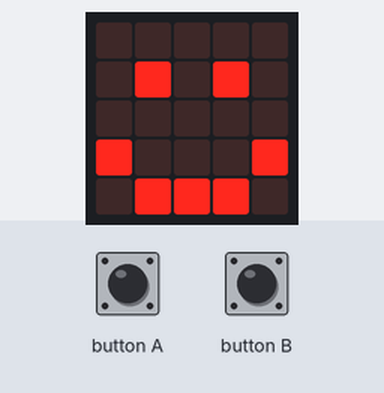
The program below on a simulated BBC micro:bit (MakeCode). Shown: the board's 5×5 LED display. The inputs (shaded band) are chosen by the test bench. The short countdown, score and lost-life animations are approximate; the run ends where the board's game-over animation would start. At 14.4 s the program stops and its outputs stay as they are.

Above: at 3.2 s.
3.3 s: button A pressed for 0.15 s
At 4.7 s:
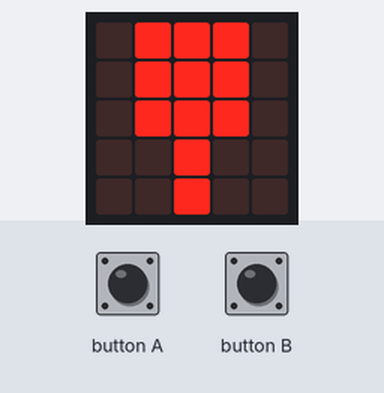
6.4 s: button B pressed for 0.15 s
At 7.0 s:
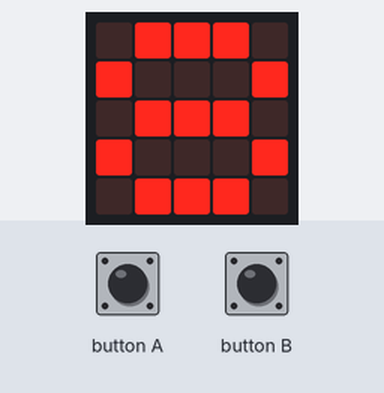
12.5 s: button B pressed for 0.15 s
At 13.4 s:
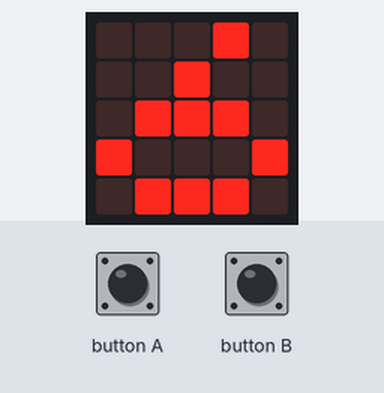
Timing chart, 0 to 15.5 s (numbered marks = the images above; inputs shaded):
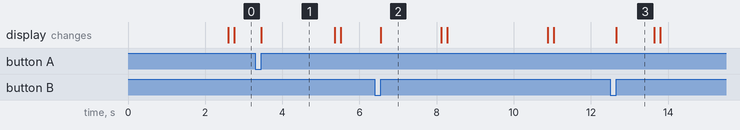

Measured:
- after the input at 3.3 s, the display: changes after 0.15 s (image 1)
- after the input at 6.4 s, the display: changes after 0.15 s (image 2)
- after the input at 12.5 s, the display: changes after 0.15 s (image 3)
- what the display in image 1 shows lasts 1.9 s, from 3.5 s to 5.4 s
- what the display in image 2 shows lasts 1.5 s, from 6.6 s to 8.1 s
- what the display in image 3 shows lasts 0.9 s, from 12.7 s to 13.6 s

The program:

main.ts
```typescript
input.onButtonPressed(Button.A, function () {
    if (生命 > 0) {
        if (生命 < 9) {
            basic.showLeds(`
                . # # # .
                . # # # .
                . # # # .
                . . # . .
                . . # . .
                `)
            生命 += 1
        }
    }
})
input.onButtonPressed(Button.B, function () {
    basic.showNumber(生命)
})
let 生命 = 0
生命 = 9
basic.forever(function () {
    if (生命 > 5) {
        basic.showIcon(IconNames.Happy)
    } else if (生命) {
        basic.showIcon(IconNames.Skull)
        game.gameOver()
    } else {
        basic.showIcon(IconNames.Sad)
    }
    basic.pause(2000)
    if (生命 > 0) {
        game.addScore(1)
        生命 += -1
    }
})
```

test.ts
```typescript
// 在此处测试；当此软件包作为插件使用时，将不会编译此软件包。
```
